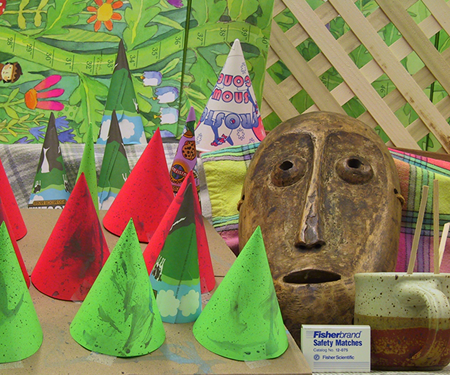
#> input picture lab05/data/left.png, 450 x 375 px, found by its file name
$ python part_de.py
#> lines starting #> are read from the running program, lines starting #| are printed output that depends on the picture; after the words box and inside, x2 and y2 are one past the last pixel; in counts of white or black regions, pixels touching at a corner belong together
import cv2
import numpy as np
import matplotlib.pyplot as plt

# Завантаження даних
imgL = cv2.imread('lab05/data/left.png')
#> imgL is the input picture: shape (375, 450, 3); mean B, G, R 82.3, 130.2, 132.6
imgL_gray = cv2.cvtColor(imgL, cv2.COLOR_BGR2GRAY)
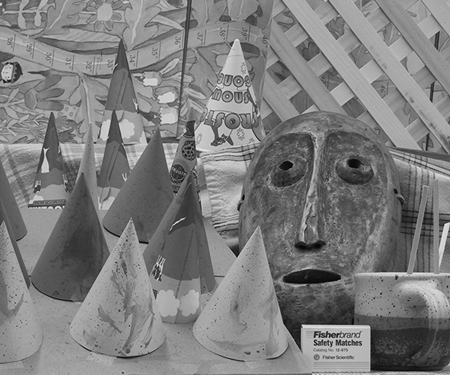
#> imgL_gray: shape (375, 450); min 0, max 235, mean 125.5
imgR_gray = cv2.cvtColor(cv2.imread('lab05/data/right.png'), cv2.COLOR_BGR2GRAY)
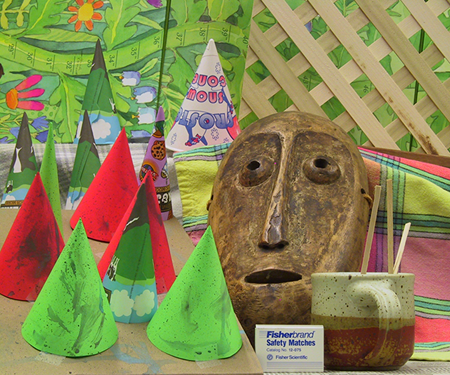
#> input picture lab05/data/right.png, 450 x 375 px, found by its file name
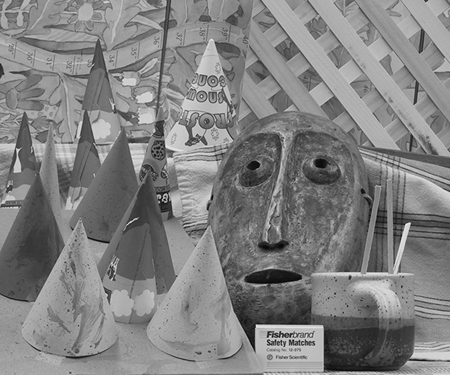
#> imgR_gray: shape (375, 450); min 0, max 244, mean 128.9
gt_raw = cv2.imread('lab05/data/disp_gt.png', cv2.IMREAD_GRAYSCALE)
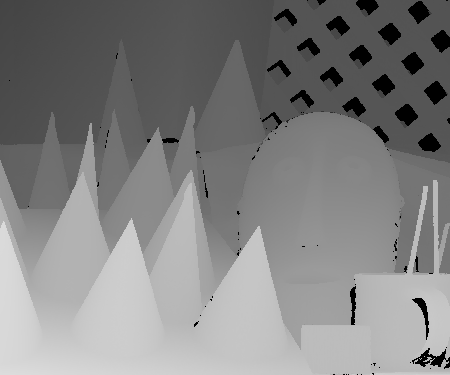
#> input picture lab05/data/disp_gt.png, 450 x 375 px, found by its file name
#> gt_raw is the input picture: shape (375, 450); min 0, max 220, mean 129.8

# Обчислюємо найкращу карту ще раз
stereo = cv2.StereoSGBM_create(
    minDisparity=0, numDisparities=64, blockSize=5, uniquenessRatio=5,
    P1=8*1*25, P2=32*1*25, disp12MaxDiff=1
)
disp = stereo.compute(imgL_gray, imgR_gray).astype(np.float32) / 16.0

# --- Частина Е (Крок 13). Оцінка за еталоном ---
# Еталонна карта Middlebury збережена у відтінках сірого, нормалізуємо її до нашого діапазону (64)
gt_disp = (gt_raw.astype(np.float32) / 255.0) * 64.0

# Маска для пікселів, де є дані на обох картах
mask_valid = (disp >= 0) & (gt_disp > 0)
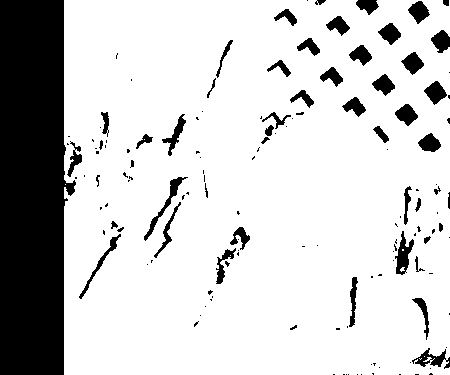
#> mask_valid: shape (375, 450) bool; 80.5% white; 142 black regions (91 under 20 px), largest, box (x1, y1, x2, y2) and area: (0, 0, 76, 375) 24144, (395, 231, 414, 275) 390, (144, 177, 188, 241) 374
abs_diff = np.abs(disp[mask_valid] - gt_disp[mask_valid])

# Рахуємо пікселі, де похибка > 2 px (робимо невеликий запас через масштабування PNG)
bad_pixels = np.sum(abs_diff > 2.0)
#> bad_pixels = 7529
coverage = (np.sum(disp >= 0) / disp.size) * 100
#> coverage = 83.39
error_rate = (bad_pixels / np.sum(mask_valid)) * 100
#> error_rate = 5.55

print(f"--- Крок 13. Оцінка за еталоном ---")
print(f"Покриття нашої карти: {coverage:.1f}%")
#| Покриття нашої карти: 83.4%
print(f"Відсоток помилкових пікселів (|D - D_gt| > 1 px): {error_rate:.1f}%")
#| Відсоток помилкових пікселів (|D - D_gt| > 1 px): 5.5%

# --- Крок 14. Зони систематичних помилок ---
err_map = np.zeros_like(disp)
err_map[mask_valid] = np.where(abs_diff > 2.0, 1, 0)
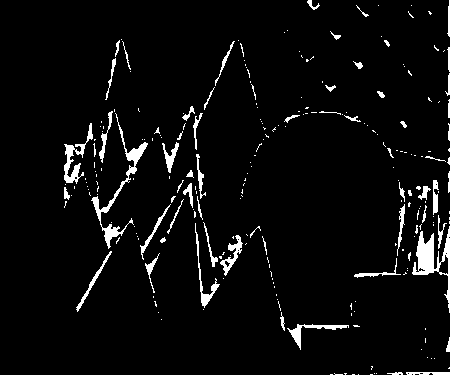
#> err_map: shape (375, 450) float32; values 0 (black) and 1 (white), 4.5% white; 245 white regions (183 under 20 px), largest, box (x1, y1, x2, y2) and area: (412, 226, 450, 313) 966, (91, 113, 148, 249) 870, (64, 123, 93, 184) 494

plt.figure(figsize=(15, 5))
plt.subplot(1, 3, 1)
plt.imshow(disp, cmap='plasma', vmin=0, vmax=64)
plt.title('Наша диспаратність')
plt.axis('off')

plt.subplot(1, 3, 2)
plt.imshow(gt_disp, cmap='plasma', vmin=0, vmax=64)
plt.title('Еталон (Ground Truth)')
plt.axis('off')

plt.subplot(1, 3, 3)
plt.imshow(err_map, cmap='Reds')
plt.title('Зони помилок (червоним)')
plt.axis('off')
plt.tight_layout()
plt.show()

# --- Частина D (Кроки 10-12). Глибина та Хмара точок ---
print("\nГенеруємо 3D хмару точок...")
h, w = imgL_gray.shape
#> h = 375; w = 450
f = 0.8 * w  # Приблизна фокусна відстань
#> f = 360
# Будуємо матрицю Q для переходу від диспаратності до 3D-координат
Q = np.float32([
    [1, 0, 0, -w/2],
    [0, -1, 0, h/2],
    [0, 0, 0, -f],
    [0, 0, 1, 0]
])

points_3D = cv2.reprojectImageTo3D(disp, Q)
#> points_3D: shape (375, 450, 3) float32; 0.28% of the values are NaN or infinite; the others: min -224, max 360, mean 26.25
colors = cv2.cvtColor(imgL, cv2.COLOR_BGR2RGB)

# Фільтруємо недійсні пікселі та занадто віддалений фон
mask_pc = disp > 5
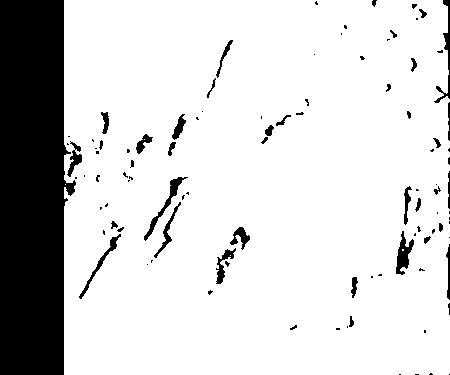
#> mask_pc: shape (375, 450) bool; 83.1% white; 99 black regions (61 under 20 px), largest, box (x1, y1, x2, y2) and area: (0, 0, 76, 375) 24162, (396, 231, 414, 275) 376, (144, 177, 188, 241) 374
out_points = points_3D[mask_pc]
out_colors = colors[mask_pc]

# Зберігаємо у формат PLY, який можна відкрити в будь-якому 3D-редакторі (напр. MeshLab або Blender)
with open('lab05/point_cloud.ply', 'w') as f:
    f.write(f"ply\nformat ascii 1.0\nelement vertex {len(out_points)}\n")
    f.write("property float x\nproperty float y\nproperty float z\n")
    f.write("property uchar red\nproperty uchar green\nproperty uchar blue\nend_header\n")
    for p, c in zip(out_points, out_colors):
        f.write(f"{p[0]} {p[1]} {p[2]} {c[0]} {c[1]} {c[2]}\n")
#> this loop made 140179 passes
#> (p, c) on passes 1 to 3: ([-8.94, 10.42, -20], [105, 178, 65]), ([-8.89, 10.42, -20], [116, 173, 52]), ([-8.83, 10.42, -20], [167, 201, 54])

print("Успіх! Хмару точок збережено у файл 'lab05/point_cloud.ply'.")
